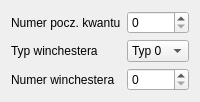
               <widget class="QWidget" name="winchester">
                <layout class="QFormLayout" name="formLayout_5">
                 <item row="0" column="0">
                  <widget class="QLabel" name="label_22">
                   <property name="toolTip">
                    <string>Dyski winchester można użyć jako całość (do 30MB) lub podzielić na części, z których każda będzie osobnym obszarem, składającym się z jednego lub kilku kwantów po 4912 sektorów</string>
                   </property>
                   <property name="text">
                    <string>Numer pocz. kwantu</string>
                   </property>
                   <property name="buddy">
                    <cstring>winch_quant</cstring>
                   </property>
                  </widget>
                 </item>
                 <item row="0" column="1">
                  <widget class="QSpinBox" name="winch_quant">
                   <property name="toolTip">
                    <string>Dyski winchester można użyć jako całość (do 30MB) lub podzielić na części, z których każda będzie osobnym obszarem, składającym się z jednego lub kilku kwantów po 4912 sektorów</string>
                   </property>
                   <property name="maximum">
                    <number>63</number>
                   </property>
                  </widget>
                 </item>
                 <item row="1" column="0">
                  <widget class="QLabel" name="label_23">
                   <property name="text">
                    <string>Typ winchestera</string>
                   </property>
                  </widget>
                 </item>
                 <item row="2" column="0">
                  <widget class="QLabel" name="label_14">
                   <property name="text">
                    <string>Numer winchestera</string>
                   </property>
                   <property name="buddy">
                    <cstring>winch_no</cstring>
                   </property>
                  </widget>
                 </item>
                 <item row="2" column="1">
                  <widget class="QSpinBox" name="winch_no">
                   <property name="maximum">
                    <number>7</number>
                   </property>
                  </widget>
                 </item>
                 <item row="1" column="1">
                  <widget class="QComboBox" name="winch_type">
                   <property name="toolTip">
                    <string>Typ winchestera opisany w zakładce &quot;Typy winchesterów&quot;</string>
                   </property>
                   <item>
                    <property name="text">
                     <string>Typ 0</string>
                    </property>
                   </item>
                   <item>
                    <property name="text">
                     <string>Typ 1</string>
                    </property>
                   </item>
                   <item>
                    <property name="text">
                     <string>Typ 2</string>
                    </property>
                   </item>
                   <item>
                    <property name="text">
                     <string>Typ 3</string>
                    </property>
                   </item>
                  </widget>
                 </item>
                </layout>
               </widget>
